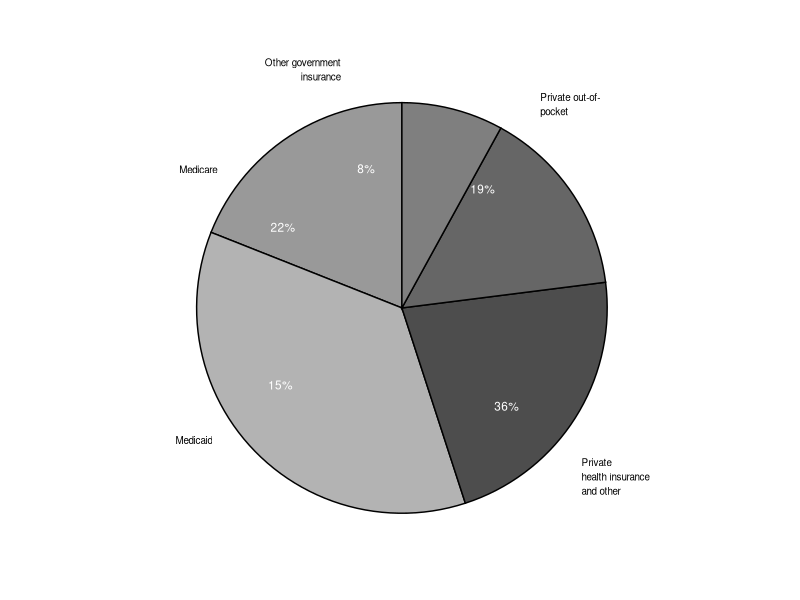
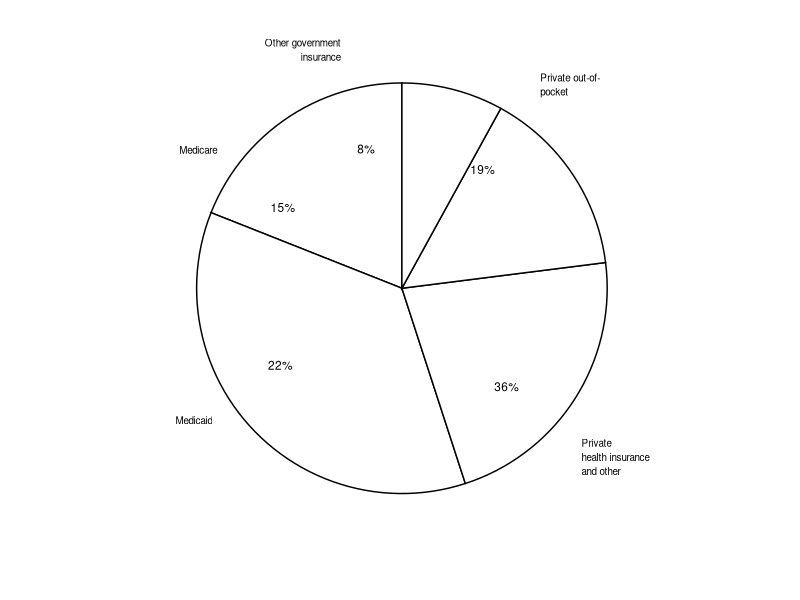

Here is the R script that generated these plots, in order: (Note: this script raises an error after producing the figures.)
library(ggplot2)
library(gridExtra) #arrangeGrob

this_base <- "fig06-30_health-insurance-data"

my_data <- data.frame(
  variable = c("Private out-of-pocket","Private health insurance and other", 
               "Medicaid", "Medicare", "Other government insurance"),
  value = c(19, 36, 22, 15, 8))

my_data$variable <- 
  factor(my_data$variable, 
         levels = c("Private out-of-pocket",
                    "Private health insurance and other", "Medicaid", 
                    "Medicare", "Other government insurance"))

y_breaks <- cumsum(my_data$value) - my_data$value/2
y_labels <- c("Private out-of-\npocket", "Private\nhealth insurance\nand other",
              "Medicaid", "Medicare", "Other government\ninsurance")

y_value = c(19, 36, 15, 22, 8)

p1 <- ggplot(my_data, aes(x = factor(1), fill = variable, weight = value)) +
  geom_bar(width = 1, show_guide = FALSE, colour = 'black') + 
  geom_text(aes(x = 1.70, y = y_breaks,
                label = y_labels, hjust = c(0, 0, NA, NA, 1)), size = 2.5) +
  geom_text(aes(x = 1.2, y = y_breaks, label = paste0(y_value, "%")), 
            size = 3, , colour = "white") + 
  coord_polar(theta = "y") +
  scale_fill_manual("variable", values = c("grey60", "grey70", "grey30", 
                                           "grey40", "grey50")) +
  theme_bw() + 
  theme(panel.grid.minor = element_blank(), 
        panel.grid.major = element_blank(), 
        panel.border = element_blank(),
        plot.margin = unit(c(0, 0, -0.5, 0),"cm"),
        axis.title = element_blank(), 
        axis.text = element_blank(),
        axis.ticks = element_blank())

p2 <- ggplot(my_data, aes(x = factor(1), fill = variable, weight = value)) +
  geom_bar(width = 1, show_guide = FALSE, colour = 'black') + 
  geom_text(aes(x = 1.70, y = y_breaks,
                label = y_labels, hjust = c(0, 0, NA, NA, 1)), size = 2.5) +
  geom_text(aes(x = 1.2, y = y_breaks, label = paste0(value, "%")), size = 3) +
  coord_polar(theta = "y") +
  scale_fill_manual("variable", values = rep("white", 5)) +
  theme_bw() + 
  theme(panel.grid.minor = element_blank(), 
        panel.grid.major = element_blank(), 
        panel.border = element_blank(),
        plot.margin = unit(c(-0.5, 0, 0, 0), "cm"),
        axis.title = element_blank(), 
        axis.text = element_blank(),
        axis.ticks = element_blank())

text <- paste("Who pays?\nOf all industrialized\ncountries, the U.S.\n",
              "has the lowest\npercentage of population\n", 
              "with government-assured\nhealth insurance.")

# arrange plots together 
p3 <- arrangeGrob(
  p1, p2, nrow = 2,
  main = textGrob("Fig 6.30 Health Insurance Data", 
                  just = "top", vjust = 0.75, 
                  gp = gpar(fontsize = 14, fontface = "bold")),
  legend = textGrob(text, hjust = 1.1, vjust = -0.75, gp = gpar(fontsize = 10)))

p3

ggsave(paste0(this_base, ".png"), p3, width = 7, height = 7)

## pedantic: bold title of text to side and left alignment
